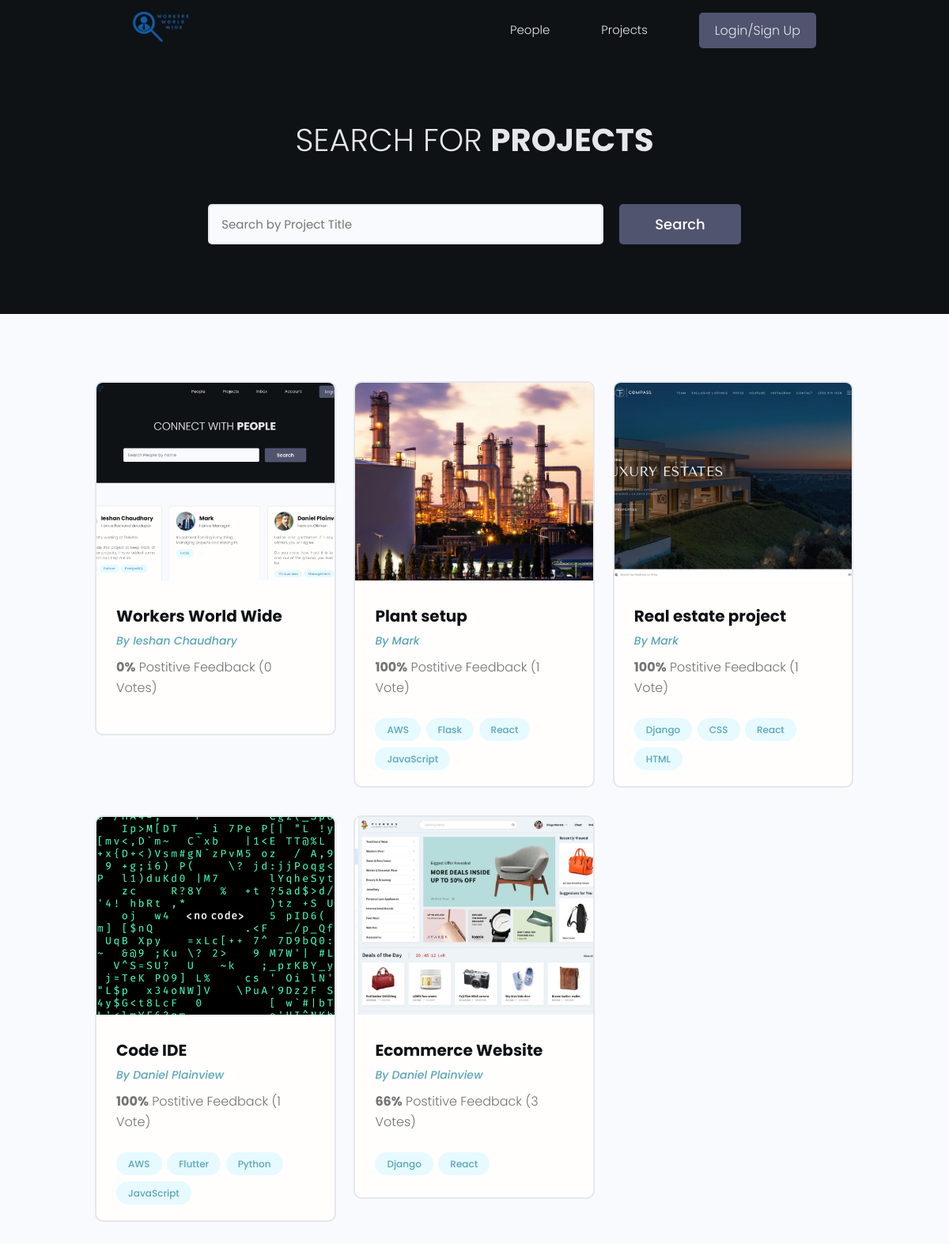
/projects/, run on the app's committed database.
### projects/models.py (models this page shows, shortened)
class Project(models.Model):
    owner = models.ForeignKey(Profile, null=True, blank=True, on_delete=models.CASCADE)
    title = models.CharField(max_length=200)
    description = models.TextField(null= True, blank=True)
    featured_image = models.ImageField(null=True, blank=True, default='default.jpg')
    demo_link = models.CharField(max_length=2000, null=True, blank=True)
    source_link = models.CharField(max_length=2000, null=True, blank=True)
    tags = models.ManyToManyField('Tag', blank=True)
    vote_total = models.IntegerField(default=0, null=True, blank=True)
    vote_ratio = models.IntegerField(default=0, null=True, blank=True)
    created = models.DateTimeField(auto_now_add=True)
    id = models.UUIDField(default=uuid.uuid4, unique=True, primary_key=True, editable=False)
    class Meta:
        ordering = ['-created']
    @property
    def imageURL(self):
        try:
            url = self.featured_image.url
        except:
            url = ''
        return url

class Tag(models.Model):
    name = models.CharField(max_length=200)
    created = models.DateTimeField(auto_now_add=True)
    id = models.UUIDField(default=uuid.uuid4, unique=True, primary_key=True, editable=False)

### users/models.py (models this page shows, shortened)
class Profile(models.Model):
    user = models.OneToOneField(User, on_delete=models.CASCADE, null=True, blank=True)
    name = models.CharField(max_length=200, blank=True, null=True)
    email = models.EmailField(max_length=500, blank=True, null=True)
    username = models.CharField(max_length=200, blank=True, null=True)
    location = models.CharField(max_length=200, blank=True, null=True)
    short_intro = models.CharField(max_length=200, blank=True, null=True)
    bio = models.TextField(blank=True, null=True)
    profile_image = models.ImageField(null=True, blank=True, upload_to='profiles/', default='profiles/user-default.png')
    social_github = models.CharField(max_length=200, blank=True, null=True)
    social_twitter = models.CharField(max_length=200, blank=True, null=True)
    social_linkedin = models.CharField(max_length=200, blank=True, null=True)
    social_youtube = models.CharField(max_length=200, blank=True, null=True)
    social_website = models.CharField(max_length=200, blank=True, null=True)
    created = models.DateTimeField(auto_now_add=True)
    id = models.UUIDField(default=uuid.uuid4, unique=True, primary_key=True, editable=False)
    class Meta:
        ordering = ['created']

### projects/views.py (the view)
# urls.py: path('projects/', views.getProjects),
def projects(request):
    projects, search_query = searchProject(request)
    custom_range, projects = paginateProjects(request, projects, 6)
    context = {'projects': projects, 'search_query': search_query, 'custom_range': custom_range}
    return render(request, 'projects/projects.html', context)

### projects/functions.py (called while the page is built)
def searchProject(request):
    search_query = ''
    if request.GET.get('search_query'):
        search_query = request.GET.get('search_query')
    tags = Tag.objects.filter(name__icontains=search_query)
    projects = Project.objects.distinct().filter(
        Q(title__icontains=search_query) |
        Q(description__icontains=search_query) |
        Q(owner__name__icontains=search_query) |
        Q(tags__in=tags)
    )
    return projects, search_query

def paginateProjects(request, projects, results):
    page = request.GET.get('page')
    paginator = Paginator(projects, results)
    try:
        projects = paginator.page(page)
    except PageNotAnInteger:
        page = 1
        projects = paginator.page(page)
    except EmptyPage:
        page = paginator.num_pages
        projects = paginator.page(page)
    leftIndex = (int(page) - 2)
    if leftIndex < 1:
        leftIndex = 1
    rightIndex = (int(page) + 3)
    if rightIndex > paginator.num_pages:
        rightIndex = paginator.num_pages + 1
    custom_range = range(leftIndex, rightIndex)
    return custom_range, projects

### projects/templates/projects/projects.html (shortened to what this page needs)
{% extends 'main.html' %}
{% block content %}
  <main class="home">
    <section class="hero-section text-center">
      <div class="container container--narrow">
        <div class="hero-section__box">
          <h2>Search for <span>Projects</span></h2>
        </div>
        <div class="hero-section__search">
          <form id="searchForm" class="form" action="{% url 'projects' %}" method="get">
            <div class="form__field">
              <input class="input input--text" id="formInput#search" type="text" name="search_query" value="{{ search_query }}"
                placeholder="Search by Project Title" />
            </div>
            <input class="btn btn--sub btn--lg" type="submit" value="Search" />
          </form>
        </div>
      </div>
    </section>
    <section class="projectsList">
      <div class="container">
        <div class="grid grid--three">
          {% for proj in projects %}
          <div class="column">
            <div class="card project">
              <a href="{% url 'single_project' proj.id %}" class="project">
                <img class="project__thumbnail" src="{{ proj.imageURL }}" alt="project thumbnail" />
                <div class="card__body">
                  <h3 class="project__title">{{ proj.title }}</h3>
                  <p><a class="project__author" href="{% url 'user_profile' proj.owner.id %}">By {{ proj.owner.name }}</a></p>
                  <p class="project--rating">
                    <span style="font-weight: bold;">{{ proj.vote_ratio }}%</span> Postitive
                    Feedback ({{ proj.vote_total }} Vote{{ proj.vote_total|pluralize:"s" }})
                  </p>
                  <div class="project__tags">
                    {% for tag in proj.tags.all %}
                    <span class="tag tag--pill tag--main">
                      <small>{{ tag.name }}</small>
                    </span>
                    {% endfor %}
                  </div>
                </div>
              </a>
            </div>
          </div>
          {% endfor %}
        </div>
      </div>
    </section>
  </main>
{% endblock content %}

### templates/main.html (shortened to what this page needs)
<!DOCTYPE html>
{% load static %}
<html lang="en">
<head>
  <link rel="stylesheet" href="https://cdn.iconmonstr.com/1.3.0/css/iconmonstr-iconic-font.min.css" />
  <link rel="stylesheet" href="{% static 'uikit/styles/uikit.css' %}" />
  <link rel="stylesheet" href="{% static 'styles/app.css' %}" />
    <link rel="stylesheet" href=https://cdnjs.cloudflare.com/ajax/libs/material-design-iconic-font/2.2.0/css/material-design-iconic-font.min.css />
</head>
<body>
    {% include 'navbar.html' %}
    {% block content %}
    {% endblock content %}
</body>
</html>

### templates/navbar.html (shortened to what this page needs)
{% load static %}
  <header class="header">
    <div class="container container--narrow">
      <a href="{% url 'projects' %}" class="header__logo">
        <img src="{% static 'images/logo.png' %}" alt="Workers World Wide Logo" />
      </a>
      <nav class="header__nav">
        <ul class="header__menu">
          <li class="header__menuItem"><a href="{% url 'profiles' %}">People</a></li>
          <li class="header__menuItem"><a href="{% url 'projects' %}">Projects</a></li>
          {% if request.user.is_authenticated %}
          <li class="header__menuItem"><a href="{% url 'inbox' %}">Inbox</a></li>
          <li class="header__menuItem"><a href="{% url 'account' %}">Account</a></li>
          <li class="header__menuItem"><a href="{% url 'logout' %}" class="btn btn--sub">Logout</a></li>
          {% else %}
          <li class="header__menuItem"><a href="{% url 'login' %}" class="btn btn--sub">Login/Sign Up</a></li>
          {% endif %}
        </ul>
      </nav>
    </div>
  </header>

### static/styles/app.css (style rules this page uses)
:root { --color-sub: #0E1215; }
.btn--sub { background-color: var(--color-sub-light); }
.card { border: 2px solid var(--color-light); }
img { width: 100%; }
.header { position: sticky; z-index: 111; background-color: var(--color-sub); padding: 1.5rem 0; }
.header > .container { display: flex; justify-content: space-between; align-items: center; }
.header__logo > img { height: 3.8rem; }
.header__nav > ul { display: inline-flex; align-items: center; list-style: none; gap: 6.5rem; }
.header__menuItem > a { color: var(--color-light); font-weight: 300; }
.hero-section { height: 40vh; display: flex; align-items: center; background-color: var(--color-sub); }
.hero-section__box { margin-bottom: 4rem; }
.hero-section__box > h2, .hero-section__box > h2 > span { font-size: 4rem; color: var(--color-light); line-height: 1.3; text-transform: uppercase; }
.hero-section__box > h2 { font-weight: 300; }
.hero-section__box > h2 > span { font-weight: 700; }
.hero-section__search > .form { display: flex; align-items: center; justify-content: center; gap: 2rem; }
.hero-section__search > .form input.input--text { width: 50rem; }
.project__author { font-size: 1.4rem; font-style: italic; }
.project--rating { margin-bottom: 1.6em; margin-top: .5em; }
.projectsList { margin-top: 8rem; }
.project__thumbnail { height: 25rem; object-fit: cover; object-position: top center; }
.project__title { font-size: 2rem; font-weight: 700; color: var(--color-sub); }

### static/uikit/styles/modules/_variables.css (style rules this page uses)
:root { --color-main: #5aa5b9; --color-main-light: #e6faff; --color-sub: #3f4156; --color-sub-light: #51546e; --color-sub-lighter: #ededfd; --color-text: #737373; --color-gray: #8b8b8b; --color-light: #e5e7eb; --color-light-gray: #767676; --color-bg: #f8fafd; --color-white: #fffefd; --color-white-light: #f3f3f3; --color-success: #359e64; --color-success-bg: #def8e8; --color-error: #fc4b0b; --color-error-bg: #fff2ee; --font-base: 'Poppins', arial, helvetica, 'Segoe UI', roboto, ubuntu, sans-serif; --font-monospace: 'Fira Code', 'Courier New', courier, monospace; --font-regular: 300; --font-medium: 500; --font-bold: 700; --generic-shadow: 1px 1px 5px #00000010; --generic-transition: all 0.3s ease-in-out; }

### static/uikit/styles/modules/_base.css (style rules this page uses)
* { margin: 0; padding: 0; box-sizing: border-box; text-rendering: optimizeLegibility; color: inherit; font-size: inherit; }
html { font-size: 50%; }
@media only screen and (min-width: 480px) { html { font-size: 56.25%; } }
@media only screen and (min-width: 1200px) { html { font-size: 62.5%; } }
body { line-height: 1.6; font-weight: 400; font-size: 1.5rem; color: var(--color-text); background-color: var(--color-bg); min-height: 100vh; }

### static/uikit/styles/modules/_typography.css (style rules this page uses)
* { font-family: var(--font-base); }
h2 { font-size: 3.6rem; font-weight: var(--font-bold); }
h3 { font-size: 3.2rem; font-weight: var(--font-medium); }
p, span, strong { font-size: 1.6rem; color: var(--color-text); font-weight: var(--font-regular); }
a { padding-bottom: 2px; text-decoration: none; display: inline-block; color: var(--color-main); font-weight: var(--font-medium); }

### static/uikit/styles/modules/_utilities.css (style rules this page uses)
.container { width: 92%; max-width: 165rem; margin: 0 auto; box-sizing: border-box; }
.container--narrow { width: 92%; max-width: 120rem; }
@media screen and (min-width: 1000px) { .container { width: 90%; } }
@media screen and (min-width: 1000px) { .container--narrow { width: 85%; } }
@media screen and (min-width: 1200px) { .container { width: 80%; } }
@media screen and (min-width: 1200px) { .container--narrow { width: 72%; } }
.text-center { text-align: center; }

### static/uikit/styles/modules/_button.css (style rules this page uses)
.btn { display: inline-block; position: relative; cursor: pointer; background-color: var(--color-light); font-weight: var(--font-medium); color: var(--color-sub); text-decoration: none; padding: 1rem 2rem; border-radius: 0.5rem; border: none; width: -webkit-fit-content; width: -moz-fit-content; width: fit-content; height: -webkit-fit-content; height: -moz-fit-content; height: fit-content; font-size: 1.6rem; outline-width: 0; outline-color: transparent; -webkit-backface-visibility: hidden; backface-visibility: hidden; transition: all 0.3s ease-in-out; }
.btn--sub { background-color: var(--color-sub); color: var(--color-white); }
.btn--lg { font-size: 1.8rem; padding: 1.2rem 4.5rem; }

### static/uikit/styles/modules/_card.css (style rules this page uses)
.card { border-radius: 1rem; background-color: var(--color-white); border: 1.5px solid var(--color-light); width: auto; height: auto; margin-top: 0.5rem; margin-bottom: 0.5rem; overflow: hidden; }
.card__body, .card__header { padding: 2rem 2.5rem; }

### data on the page
Project: imageURL (picture), title "Workers World Wide", owner.name "Ieshan Chaudhary", vote_ratio "0", vote_total "0"
Project: imageURL (picture), title "Plant setup", owner.name "Mark", vote_ratio "100", vote_total "1"
Tag: name "AWS"
Tag: name "Flask"
Tag: name "React"
Tag: name "JavaScript"
Project: imageURL (picture), title "Real estate project", owner.name "Mark", vote_ratio "100", vote_total "1"
Tag: name "Django"
Tag: name "CSS"
Tag: name "HTML"
Project: imageURL (picture), title "Code IDE", owner.name "Daniel Plainview", vote_ratio "100", vote_total "1"
Tag: name "Flutter"
Tag: name "Python"
Project: imageURL (picture), title "Ecommerce Website", owner.name "Daniel Plainview", vote_ratio "66", vote_total "3"
